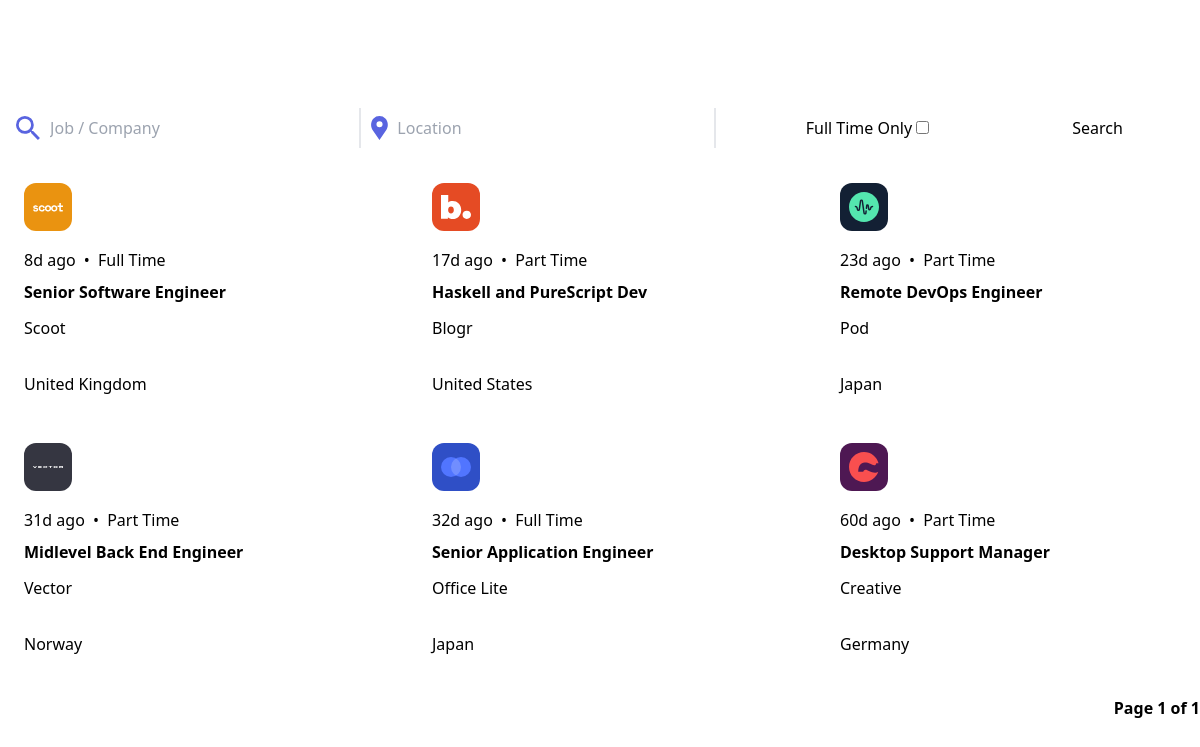
The app's page /, older data.
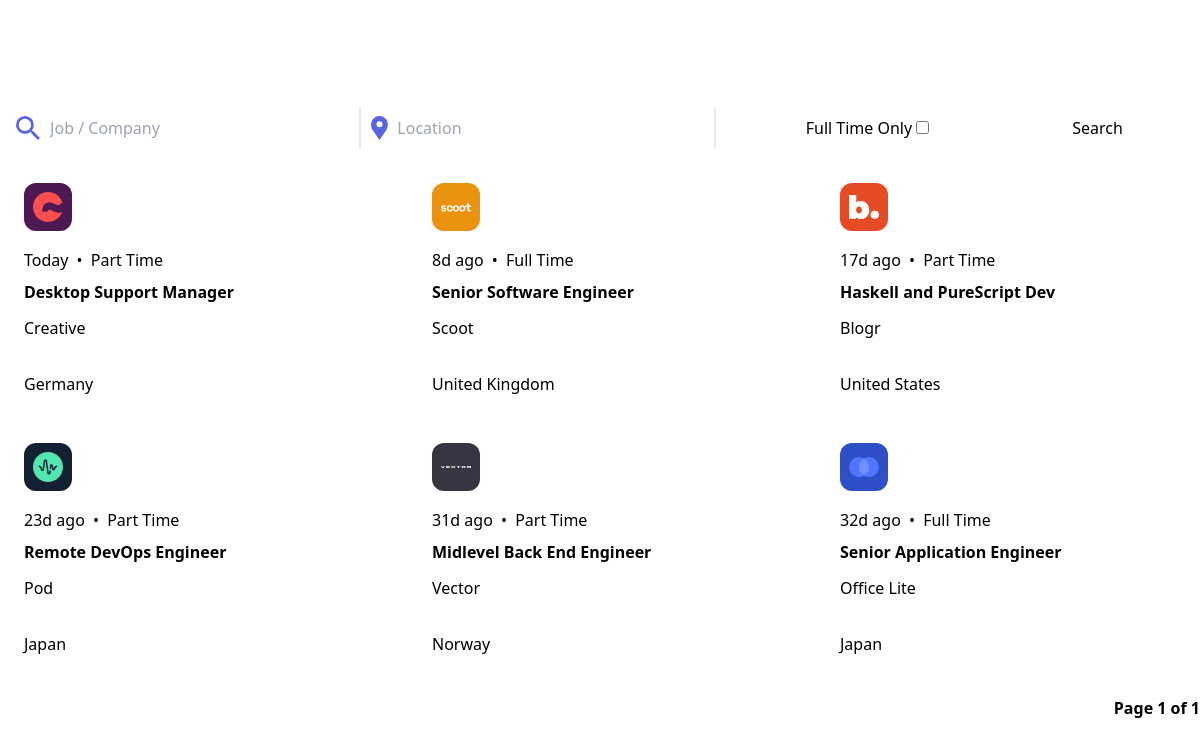
The same page, newer data.
### jobs/models.py (models this page shows, shortened)
class Job(models.Model):
  uuid = models.UUIDField(primary_key=True, default=uuid.uuid4)
  position = models.CharField(max_length=255, blank=False)
  posted_at = models.DateField()
  contract = models.CharField(max_length=255, choices=CONTRACT_TYPES, verbose_name="Contract type",default="full_time")
  location = models.CharField(max_length=255, verbose_name="Job location", blank=False)
  company = models.ForeignKey(Company, on_delete=models.CASCADE, related_name="jobs")
  apply = models.URLField(max_length=255, verbose_name="Application URL", blank=False)
  description = CKEditor5Field('Job description', config_name='extends', blank=False)
  requirements = CKEditor5Field('Job requirements', config_name='extends', blank=False)
  role = CKEditor5Field('Role details', config_name='extends', blank=False)

class Company(models.Model):
  class Meta:
    verbose_name_plural = "companies"
  uuid = models.UUIDField(primary_key=True, default=uuid.uuid4)
  company_name = models.CharField(max_length=255)
  logo = models.FileField(upload_to='logos/')
  company_color = models.CharField(
        max_length=7,
        validators=[
            RegexValidator(
                regex='^#[0-9A-Fa-f]{6}$',
                message='Hex value must be in the format #XXXXXX',
                code='invalid_hex_value'
            )
        ]
    )
  website = models.URLField(max_length=255)

### jobs/views.py (the view)
# urls.py: path("", JobsList.as_view(), name='job-list'),
class JobsList(ListView):
  template_name = "jobs/jobsIndex.html"
  model = Job
  context_object_name = 'jobs'
  paginate_by = 6
  def get_queryset(self):
    queryset = Job.objects.all().order_by('-posted_at')
    for job in queryset:
      delta = timezone.now().date() - job.posted_at
      job.delta_days = delta.days
    return queryset

### templates/jobs/jobsIndex.html (shortened to what this page needs)
{% extends "base.html" %}
{% block content %}
  {% include "jobs/partials/searchBar.html" %}
  {% include "jobs/partials/jobsList.html" %}
  <div class="flex justify-center md:justify-end mt-4 mb-6 text-violet font-semibold">
    <span>
      <span>Page {{ page_obj.number }} of {{ page_obj.paginator.num_pages }}</span>
    </span>
  </div>
{% endblock content %}

### templates/base.html (shortened to what this page needs)
{% load static %}
{% load static tailwind_tags %}
<!DOCTYPE html>
<html lang="en">
  <head>
    {% tailwind_css %}
  </head>
  <body class="bg-lightGrey dark:bg-midnight transition">
    {% include "partials/header.html" %}
    <main>
      {% block content %}
      {% endblock content %}
    </main>
  </body>
</html>

### templates/partials/header.html (shortened to what this page needs)
<header class="h-24">
  <div class="w-[90%] xl:w-[1100px] mx-auto mt-6 flex justify-between">
    <a href="{% url 'job-list' %}">
      <h1 class="text-white text-2xl font-semibold">devjobs</h1>
    </a>
    <div class="flex items-center">
      <label class="cursor-pointer mx-2">
        <div class="relative w-10 h-6 bg-white peer-focus:outline-none rounded-full peer peer-checked:after:translate-x-full rtl:peer-checked:after:-translate-x-full peer-checked:after:border-white after:content-[''] after:absolute after:top-[4px] after:start-[4px] after:bg-violet after:border-gray-300 after:rounded-full after:h-4 after:w-4 after:transition-all">
        </div>
      </label>
    </div>
  </div>
</header>

### templates/jobs/partials/searchBar.html (shortened to what this page needs)
<form class="relative top-[-20px] flex flex-col md:flex-row bg-white dark:bg-veryDarkBlue rounded px-4 py-2"
      action="{% url 'search' %}"
      method="get">
  <div class="flex items-center w-full md:w-[30%] mr-2 mb-2 md:mb-0 md:border-r-2 border-lightGrey dark:border-darkGrey">
    <input class="w-full ml-2 border-transparent"
           name="job"
           type="text"
           placeholder="Job / Company">
  </div>
  <div class="flex items-center w-full ml-0.5 md:w-[30%] mr-2 mb-2 md:mb-0 md:border-r-2 border-lightGrey dark:border-darkGrey">
    <input class="w-full ml-3.5 md:ml-2 border-transparent"
           name="location"
           type="text"
           placeholder="Location">
  </div>
  <div class="flex justify-center items-center w-full md:w-[25%] mb-3 md:mb-0">
    <label class="text-g checkbox-container">
      Full Time Only
      <input name="contract" type="checkbox">
    </label>
  </div>
  <input class="btn-primary px-3 py-2 w-full md:w-[15%]"
         type="submit"
         value="Search" />
</form>

### templates/jobs/partials/jobsList.html
<ul class="grid grid-cols-1 md:grid-cols-2 lg:grid-cols-3 gap-x-6 gap-y-12 mt-8">
  {% for job in jobs %}
    <li class="col-span-1 relative flex flex-col p-6 rounded-lg bg-white dark:bg-veryDarkBlue">
      <div style="background-color:{{ job.company.company_color }}"
           class="absolute top-[-25px] left-6 h-12 w-12 flex justify-center items-center rounded-xl">
        <img src="/media/{{ job.company.logo }}"
             alt="{{ job.company.company_name }} logo"
             width="30"
             height="30">
      </div>
      {% if job.delta_days == 0 %}
        <p class="pt-4">
          Today <span class="mx-1">•</span> {{ job.get_contract_display }}
        </p>
      {% else %}
        <p class="pt-4">
          {{ job.delta_days }}d ago <span class="mx-1">•</span> {{ job.get_contract_display }}
        </p>
      {% endif %}
      <a href="{% url 'job' job.uuid %}">
        <h2 class="mt-2 mb-1 text-black dark:text-white font-semibold hover:text-darkGrey">{{ job.position }}</h2>
      </a>
      <p class="mt-2">{{ job.company.company_name }}</p>
      <p class="mt-8 text-violet">{{ job.location }}</p>
    </li>
  {% endfor %}
</ul>

Row changes from the older to the newer data that the page shows:
removed Job: company.logo (picture), delta_days "60", contract "Part Time", position "Desktop Support Manager", company.company_name "Creative", location "Germany"
added Job: company.logo (picture), contract "Part Time", position "Desktop Support Manager", company.company_name "Creative", location "Germany"
